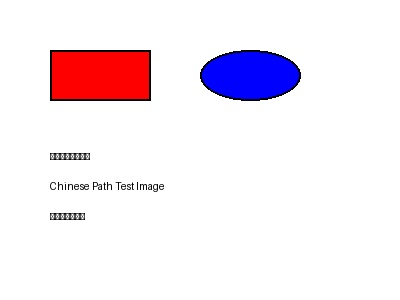
#> input picture 中文文件名测试.jpeg, 400 x 300 px
$ python -i image_enhancement.py   (imports and definitions only)   (older library calls are emulated)
#> lines starting #> are read from the running program, lines starting #| are printed output that depends on the picture; after the words box and inside, x2 and y2 are one past the last pixel; in counts of white or black regions, pixels touching at a corner belong together
#!/usr/bin/env python3
# -*- coding: utf-8 -*-
"""
图像增强处理程序
支持平滑、锐化、浮雕、边缘提取、色散等五种图像增强算法
"""

import cv2
import numpy as np
from PIL import Image, ImageTk
import tkinter as tk
from tkinter import ttk, filedialog, messagebox
import os
from datetime import datetime
import matplotlib.pyplot as plt
from matplotlib.backends.backend_tkagg import FigureCanvasTkAgg
from scipy import ndimage
from scipy.ndimage import gaussian_filter, sobel


class ImageEnhancement:
    """图像增强处理类"""

    def __init__(self):
        self.original_image = None
        self.processed_image = None
        self.image_path = None

    # [53 lines left out: functions load_image, smooth_filter, sharpen_filter, emboss_filter, not called in this run]

    def edge_detection(self, image, method='canny'):
        """边缘检测"""
#> called with method = 'canny'
        if len(image.shape) == 3:
            gray = cv2.cvtColor(image, cv2.COLOR_RGB2GRAY)
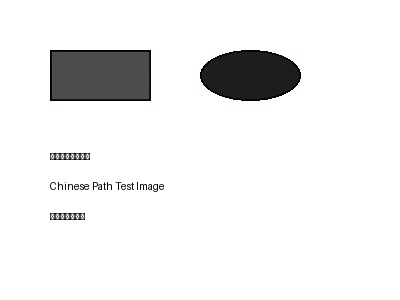
#> gray: shape (300, 400); min 0, max 255, mean 238.1
        else:
            gray = image.copy()

        if method == 'canny':
            # Canny边缘检测
            edges = cv2.Canny(gray, 50, 150)
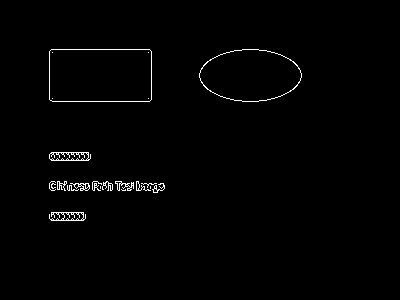
#> edges: shape (300, 400); 1.1% white in thin lines or dots, all inside (x1, y1, x2, y2) = (49, 49, 302, 221)
        elif method == 'sobel':
            # Sobel边缘检测
            sobelx = cv2.Sobel(gray, cv2.CV_64F, 1, 0, ksize=3)
            sobely = cv2.Sobel(gray, cv2.CV_64F, 0, 1, ksize=3)
            edges = np.sqrt(sobelx**2 + sobely**2)
            edges = np.uint8(edges / edges.max() * 255)
        else:
            # Laplacian边缘检测
            edges = cv2.Laplacian(gray, cv2.CV_64F)
            edges = np.uint8(np.absolute(edges))

        # 转换回RGB
        return cv2.cvtColor(edges, cv2.COLOR_GRAY2RGB)

    # [65 lines left out: functions chromatic_aberration, process_image, save_image, not called in this run]


class ImageEnhancementGUI:
    """图像增强GUI界面"""

    # [215 lines left out: functions __init__, setup_ui, update_parameters, load_image, process_image, display_images and 3 more, not called in this run]


# [2 lines not run here, left out]

>>> import cv2
>>> picture = cv2.cvtColor(cv2.imread('中文文件名测试.jpeg'), cv2.COLOR_BGR2RGB)
>>> result = ImageEnhancement().edge_detection(picture)
